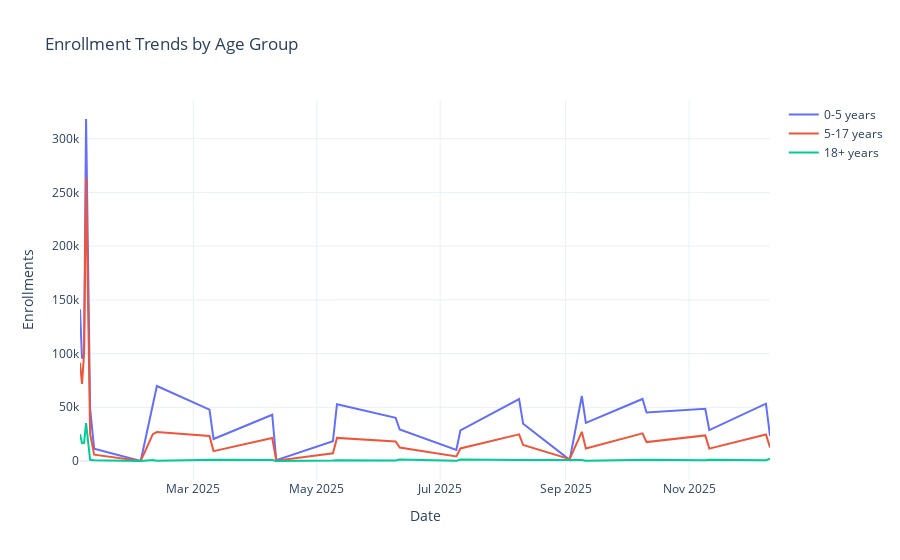

Here is the notebook cell this chart was saved with:
### Code cell
# Compare enrollment trends by age group
if enrolment_df is not None:
    age_trends = enrolment_df.groupby('date')[['age_0_5', 'age_5_17', 'age_18_greater']].sum().reset_index()
    
    fig = go.Figure()
    fig.add_trace(go.Scatter(x=age_trends['date'], y=age_trends['age_0_5'], 
                            mode='lines', name='0-5 years'))
    fig.add_trace(go.Scatter(x=age_trends['date'], y=age_trends['age_5_17'], 
                            mode='lines', name='5-17 years'))
    fig.add_trace(go.Scatter(x=age_trends['date'], y=age_trends['age_18_greater'], 
                            mode='lines', name='18+ years'))
    
    fig.update_layout(title='Enrollment Trends by Age Group',
                     xaxis_title='Date', yaxis_title='Enrollments',
                     template='plotly_white', hovermode='x unified')
    fig.show()
